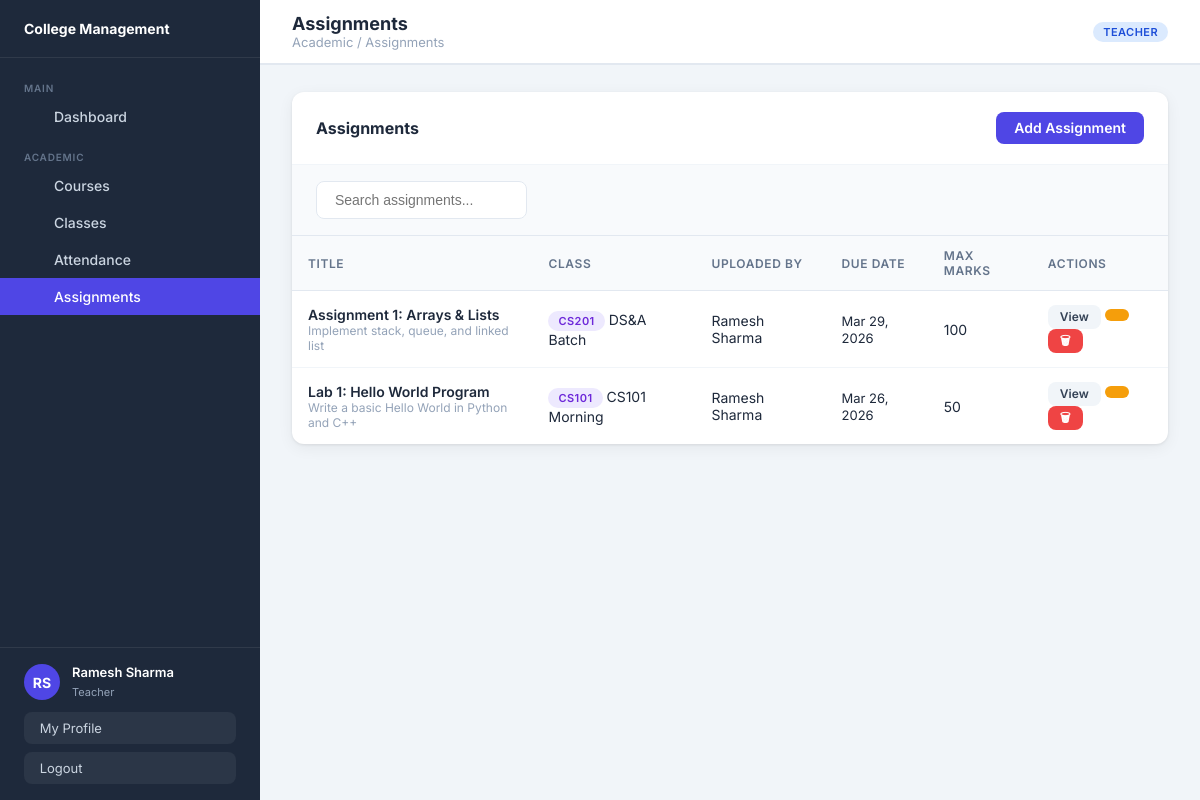
/assignments/ (signed in), run on the app's committed database.
### users/models.py (models this page shows, shortened)
class CustomUser(AbstractUser):
    ROLE_CHOICES = [('admin','Admin'),('teacher','Teacher'),('student','Student')]
    role = models.CharField(max_length=10, choices=ROLE_CHOICES, default='student')
    phone = models.CharField(max_length=20, blank=True)
    address = models.TextField(blank=True)
    date_of_birth = models.DateField(null=True, blank=True)
    @property
    def is_admin(self): return self.role == 'admin'
    @property
    def is_teacher(self): return self.role == 'teacher'
    @property
    def is_student(self): return self.role == 'student'

### assignments/models.py (models this page shows, shortened)
class Assignment(models.Model):
    title = models.CharField(max_length=200)
    description = models.TextField(blank=True)
    classroom = models.ForeignKey(Classroom, on_delete=models.CASCADE, related_name='assignments')
    uploaded_by = models.ForeignKey(CustomUser, on_delete=models.CASCADE, related_name='created_assignments')
    file = models.FileField(upload_to='assignments/', blank=True, null=True)
    due_date = models.DateTimeField(null=True, blank=True)
    max_marks = models.PositiveIntegerField(default=100)
    created_at = models.DateTimeField(auto_now_add=True)
    class Meta:
        ordering = ['-created_at']

### classes/models.py (models this page shows, shortened)
class Classroom(models.Model):
    name = models.CharField(max_length=100)
    section = models.CharField(max_length=20, blank=True)
    course = models.ForeignKey(Course, on_delete=models.CASCADE, related_name='classrooms')
    teacher = models.ForeignKey(CustomUser, on_delete=models.SET_NULL, null=True, blank=True,
        related_name='teaching_classes', limit_choices_to={'role': 'teacher'})
    students = models.ManyToManyField(CustomUser, blank=True,
        related_name='enrolled_classes', limit_choices_to={'role': 'student'})
    schedule = models.CharField(max_length=200, blank=True)
    room_number = models.CharField(max_length=20, blank=True)
    created_at = models.DateTimeField(auto_now_add=True)
    class Meta:
        ordering = ['name']

### courses/models.py (models this page shows, shortened)
class Course(models.Model):
    name = models.CharField(max_length=200)
    code = models.CharField(max_length=20, unique=True)
    description = models.TextField(blank=True)
    credits = models.PositiveIntegerField(default=3)
    teacher = models.ForeignKey(CustomUser, on_delete=models.SET_NULL, null=True, blank=True,
        related_name='teaching_courses', limit_choices_to={'role': 'teacher'})
    students = models.ManyToManyField(CustomUser, blank=True,
        related_name='enrolled_courses', limit_choices_to={'role': 'student'})
    created_at = models.DateTimeField(auto_now_add=True)

### assignments/views.py (the view)
# urls.py: path('', views.assignment_list, name='assignment_list'),
@login_required
def assignment_list(request):
    u = request.user
    if u.is_admin:
        assignments = Assignment.objects.select_related('classroom', 'uploaded_by')
    elif u.is_teacher:
        assignments = Assignment.objects.filter(uploaded_by=u).select_related('classroom')
    else:
        assignments = Assignment.objects.filter(classroom__in=u.enrolled_classes.all()).select_related('classroom', 'uploaded_by')
    return render(request, 'assignments/assignment_list.html', {'assignments': assignments})

### assignments/templates/assignments/assignment_list.html (shortened to what this page needs)
{% extends 'base.html' %}
{% block page_title %}Assignments{% endblock %}
{% block breadcrumb %}Academic / Assignments{% endblock %}
{% block content %}
<div class="card">
  <div class="card-header">
    <h3 class="card-title"> Assignments</h3>
    {% if user.is_teacher or user.is_admin %}
    <a href="{% url 'create_assignment' %}" class="btn btn-primary"> Add Assignment</a>
    {% endif %}
  </div>
  <div class="filter-bar">
    <input type="text" id="table-search" placeholder=" Search assignments..."/>
  </div>
  {% if assignments %}
  <div class="table-wrapper">
    <table>
      <thead>
        <tr><th>Title</th><th>Class</th><th>Uploaded By</th><th>Due Date</th><th>Max Marks</th><th>Actions</th></tr>
      </thead>
      <tbody>
        {% for a in assignments %}
        <tr>
          <td>
            <div style="font-weight:600;">{{ a.title }}</div>
            {% if a.description %}<div style="font-size:12px;color:var(--gray-400);">{{ a.description|truncatechars:50 }}</div>{% endif %}
          </td>
          <td><span class="badge badge-primary">{{ a.classroom.course.code }}</span> {{ a.classroom.name }}</td>
          <td>{{ a.uploaded_by.get_full_name|default:a.uploaded_by.username }}</td>
          <td>
            {% if a.due_date %}
              <span style="font-size:13px;">{{ a.due_date|date:"M d, Y" }}</span>
            {% else %}<span style="color:var(--gray-300);">No deadline</span>{% endif %}
          </td>
          <td>{{ a.max_marks }}</td>
          <td>
            <a href="{% url 'assignment_detail' a.pk %}" class="btn btn-sm btn-secondary"> View</a>
            {% if user.is_admin or a.uploaded_by == user %}
            <a href="{% url 'edit_assignment' a.pk %}" class="btn btn-sm btn-warning"></a>
            <a href="{% url 'delete_assignment' a.pk %}" class="btn btn-sm btn-danger" data-confirm="Delete '{{ a.title }}'?">🗑</a>
            {% endif %}
          </td>
        </tr>
        {% endfor %}
      </tbody>
    </table>
  </div>
  {% endif %}
</div>
{% endblock %}

### templates/base.html (shortened to what this page needs)
{% load static %}
<!DOCTYPE html>
<html lang="en">
<head>
<link rel="stylesheet" href="{% static 'css/main.css' %}"/>
</head>
<body>
<div class="layout">
  <aside class="sidebar">
    <div class="sidebar-brand">
      <div class="brand-text">
        <h2> College Management</h2>
      </div>
    </div>
    <nav class="sidebar-nav">
      <div class="nav-section">
        <div class="nav-section-title">Main</div>
        <a href="{% url 'dashboard' %}" class="nav-item"> Dashboard</a>
      </div>
      <div class="nav-section">
        <div class="nav-section-title">Academic</div>
        <a href="{% url 'course_list' %}" class="nav-item"> Courses</a>
        <a href="{% url 'class_list' %}" class="nav-item"> Classes</a>
        <a href="{% url 'attendance_list' %}" class="nav-item"> Attendance</a>
        <a href="{% url 'assignment_list' %}" class="nav-item"> Assignments</a>
      </div>
    </nav>
    <div class="sidebar-footer">
      <div class="sidebar-user">
        <div class="avatar">{{ user.first_name|first|upper }}{{ user.last_name|first|upper }}</div>
        <div class="user-info">
          <p>{{ user.get_full_name|default:user.username }}</p>
          <span>{{ user.role|capfirst }}</span>
        </div>
      </div>
      <a href="{% url 'profile' %}" class="btn-logout" style="margin-bottom:8px;"> &nbsp;My Profile</a>
      <a href="{% url 'logout' %}" class="btn-logout"> &nbsp;Logout</a>
    </div>
  </aside>
  <div class="main-content">
    <header class="topbar">
      <div class="topbar-left">
        <div>
          <div class="page-title">{% block page_title %}Dashboard{% endblock %}</div>
          <div class="breadcrumb">{% block breadcrumb %}Home{% endblock %}</div>
        </div>
      </div>
      <div class="topbar-right">
        <span class="badge badge-{{ user.role }}">{{ user.role|capfirst }}</span>
      </div>
    </header>
    <main class="page-body">
      {% block content %}{% endblock %}
    </main>
  </div>
</div>
</body>
</html>

### data on the page
CustomUser: first_name|first "R", last_name|first "S", get_full_name "Ramesh Sharma", role "Teacher", role "TEACHER"
Assignment: title "Assignment 1: Arrays & Lists", description "Implement stack, queue, and linked list", classroom.course.code "CS201", classroom.name "DS&A Batch", uploaded_by.get_full_name "Ramesh Sharma", due_date "Mar 29, 2026", max_marks "100"
Assignment: title "Lab 1: Hello World Program", description "Write a basic Hello World in Python and C++", classroom.course.code "CS101", classroom.name "CS101 Morning", uploaded_by.get_full_name "Ramesh Sharma", due_date "Mar 26, 2026", max_marks "50"
